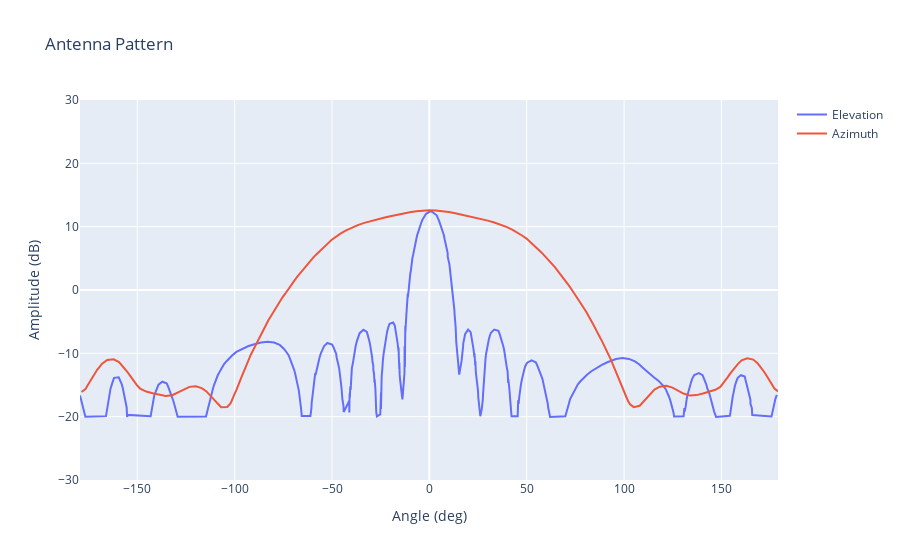

Notebook code cell kept with this figure:
### Markdown cell above
_Plot the antenna patterns_

### Code cell
import plotly.graph_objs as go

fig = go.Figure()

fig.add_trace(go.Scatter(
    x=el_angle,
    y=el_pattern,
    name='Elevation',
))

fig.add_trace(go.Scatter(
    x=az_angle,
    y=az_pattern,
    name='Azimuth',
))

fig.update_layout(
    title='Antenna Pattern',
    yaxis=dict(title='Amplitude (dB)', range=[-30, 30]),
    xaxis=dict(title='Angle (deg)'),
)

fig.show()

### Figure 1 — Plotly figure (JSON) as saved in the notebook; plotly's stock layout.template omitted (floating-point values rounded to 4 significant figures; data arrays with more than 128 entries replaced by an {"elided": "..."} marker saying what was removed)
{"data": [{"name": "Elevation", "type": "scatter", "x": {"elided": "487 float values"}, "y": {"elided": "487 float values"}}, {"name": "Azimuth", "type": "scatter", "x": {"elided": "206 float values"}, "y": {"elided": "206 float values"}}], "layout": {"title": {"text": "Antenna Pattern"}, "xaxis": {"title": {"text": "Angle (deg)"}}, "yaxis": {"range": [-30, 30], "title": {"text": "Amplitude (dB)"}}}}
